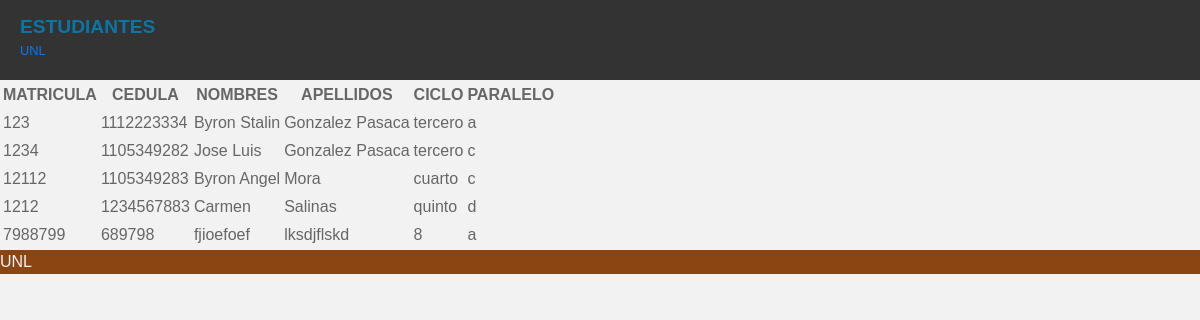
/estudiante/, run on the app's committed database.
### modelo/models.py (models this page shows)
class Estudiante(models.Model):
    listaParalelo = (
        ('a', 'a'),
        ('b', 'b'),
        ('c', 'c'),
        ('d', 'd')
    )
    matricula = models.CharField(max_length=15,unique=True, null=False)
    cedula = models.CharField(max_length=10,unique=True, null=False)
    nombres = models.CharField(max_length=70, null=False)
    apellidos = models.CharField(max_length=70,  null=False)
    ciclo = models.CharField(max_length=70,  null=False)
    paralelo =models.CharField(max_length=15, choices=listaParalelo, null=True)

### estudiantes/views.py (the view)
# urls.py: path('', views.principal, name='estudiantes'),
def principal (request):
    listaEstudiantes = Estudiante.objects.all()
    context = {
        'lista': listaEstudiantes
    }
    return render(request, 'estudiante/principal_estudiante.html', context)

### templates/estudiante/principal_estudiante.html (shortened to what this page needs)
{% extends "master.html" %}
{% block contenido %}
<!DOCTYPE html>
<html lang="en">
<head>
</head>
<body>
     <table id="tabla">
      <tr>
          <th>MATRICULA</th>
          <th>CEDULA</th>
          <th>NOMBRES</th>
          <th>APELLIDOS</th>
          <th>CICLO</th>
          <th>PARALELO</th>
      </tr>
     {% for c in lista %}
        <tr>
            <td>{{ c.matricula }}</td>
            <td>{{ c.cedula }}</td>
            <td>{{ c.nombres }}</td>
            <td>{{c.apellidos}}</td>
            <td>{{c.ciclo}}</td>
            <td>{{c.paralelo}}</td>
        </tr>
     {% endfor %}
   </table>
</body>
</html>
{% endblock %}

### templates/master.html (shortened to what this page needs)
<!DOCTYPE html>
<html lang="en">
<head>
</head>
<body>
    <div class="card">
        {% include "header.html" %}
        {% block contenido %}{% endblock %}
        {% include "footer.html" %}
    </div>
</body>
</html>

### templates/header.html (shortened to what this page needs)
<!DOCTYPE html>
<html lang="en">
<head>
</head>
<body>
<header id="main-header">
    <a id="logo-header" href="#">
        <span class="site-name">ESTUDIANTES</span>
        <span class="site-desc">UNL</span>
    </a>
</header>
</body>
</html>

### templates/footer.html (shortened to what this page needs)
<!DOCTYPE html>
<html lang="en">
<head>
</head>
<body>
  <div style="background-color: saddlebrown; color: #f2f2f2; border: 1px soli">
    UNL
  </div>
</body>
</html>

### templates/header.html (style rules this page uses)
body { margin: 0; padding: 0; font-family: Helvetica, Arial, sans-serif; color: #666; background: #f2f2f2; font-size: 1em; line-height: 1.5em; padding-top: 80px; }
#main-header { background: #333; color: white; height: 80px; width: 100%; left: 0; top: 0; position: fixed; }
#main-header a { color: #1c7430; }
#logo-header { float: left; padding: 15px 0 0 20px; text-decoration: none; }
#logo-header .site-name { display: block; font-weight: 700; font-size: 1.2em; }
#logo-header .site-desc { display: block; font-weight: 300; font-size: 0.8em; color: #007bff; }

### data on the page
Estudiante: matricula "123", cedula "1112223334", nombres "Byron Stalin", apellidos "Gonzalez Pasaca", ciclo "tercero", paralelo "a"
Estudiante: matricula "1234", cedula "1105349282", nombres "Jose Luis", apellidos "Gonzalez Pasaca", ciclo "tercero", paralelo "c"
Estudiante: matricula "12112", cedula "1105349283", nombres "Byron Angel", apellidos "Mora", ciclo "cuarto", paralelo "c"
Estudiante: matricula "1212", cedula "1234567883", nombres "Carmen", apellidos "Salinas", ciclo "quinto", paralelo "d"
Estudiante: matricula "7988799", cedula "689798", nombres "fjioefoef", apellidos "lksdjflskd", ciclo "8", paralelo "a"
